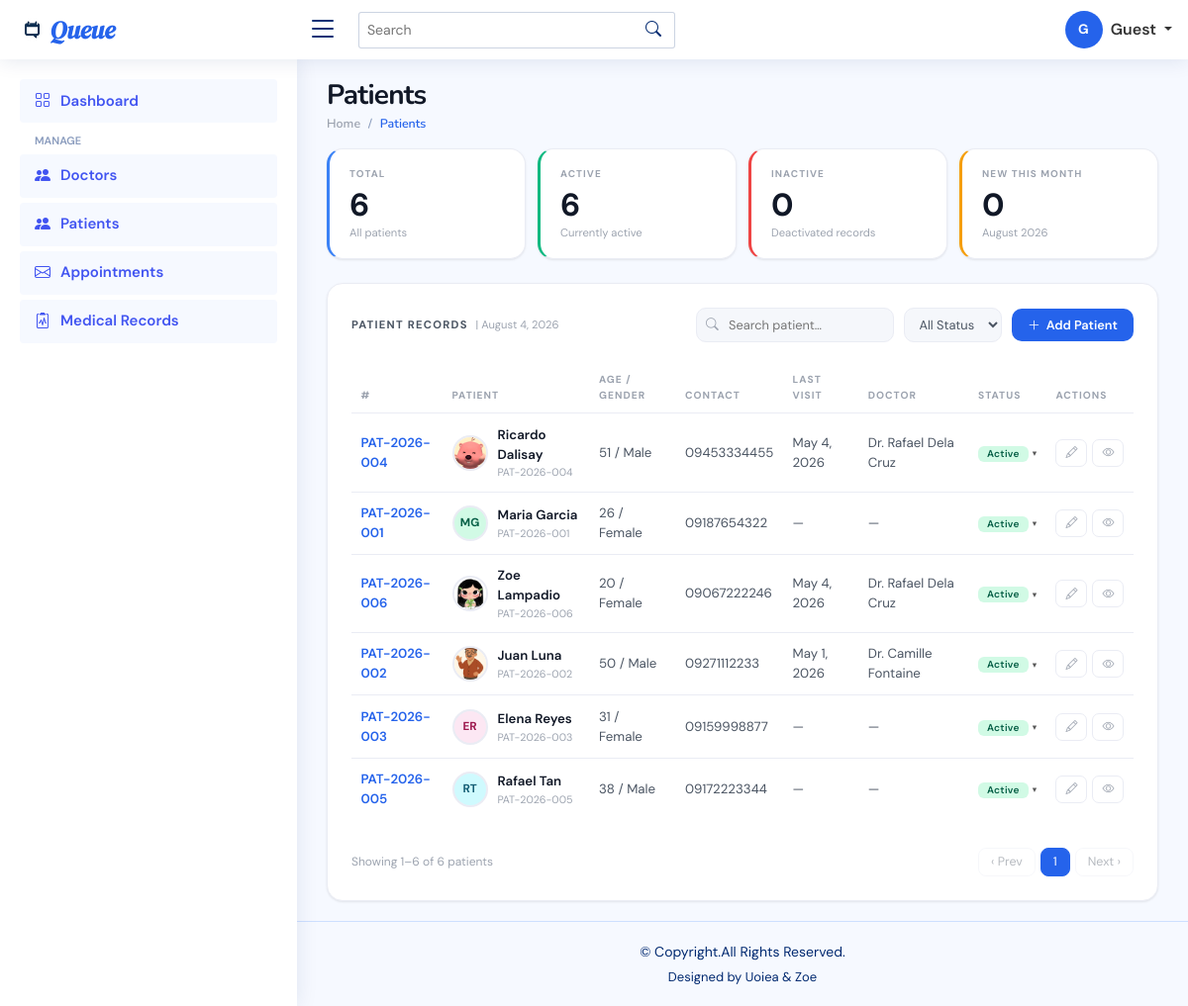
/public/admin/patients, run on the app's committed database.
### tables this page shows
CREATE TABLE `patients` (
  `id` int(11) NOT NULL,
  `patientCode` varchar(20) NOT NULL,
  `firstName` varchar(100) NOT NULL,
  `middleName` varchar(100) DEFAULT NULL,
  `lastName` varchar(100) NOT NULL,
  `gender` enum('Male','Female','Other') NOT NULL,
  `dateOfBirth` date DEFAULT NULL,
  `contactNumber` varchar(20) DEFAULT NULL,
  `emailAddress` varchar(150) DEFAULT NULL,
  `address` text DEFAULT NULL,
  `status` enum('Active','Inactive') NOT NULL DEFAULT 'Active',
  `photoUrl` varchar(255) DEFAULT NULL,
  `notes` text DEFAULT NULL,
  `createdAt` timestamp NOT NULL DEFAULT current_timestamp(),
  `updatedAt` timestamp NOT NULL DEFAULT current_timestamp() ON UPDATE current_timestamp()
);

### app/models/patientModel.php (called while the page is built, shortened)
<?php
class patientModel
{
    private $conn;
    public function __construct($conn)
    {
        $this->conn = $conn;
    }
    public function getActiveCount()
    {
        return $this->conn->query(
            "SELECT COUNT(*) FROM patients WHERE status = 'Active'"
        )->fetch_row()[0];
    }
    public function getInactiveCount()
    {
        return $this->conn->query(
            "SELECT COUNT(*) FROM patients WHERE status = 'Inactive'"
        )->fetch_row()[0];
    }
    public function getNewThisMonth()
    {
        return $this->conn->query(
            "SELECT COUNT(*) FROM patients WHERE MONTH(createdAt)=MONTH(CURDATE()) AND YEAR(createdAt)=YEAR(CURDATE())"
        )->fetch_row()[0];
    }
    public function getTotalCount()
    {
        return $this->conn->query(
            "SELECT COUNT(*) FROM patients"
        )->fetch_row()[0];
    }
    public function getAllPatients()
    {
        $sql = "
            SELECT
                p.id, p.patientCode, p.firstName, p.middleName, p.lastName,
                p.gender, p.dateOfBirth, p.contactNumber, p.emailAddress, p.address,
                p.status,
                COALESCE(p.photoUrl, u.profilePic) AS photoUrl,
                TIMESTAMPDIFF(YEAR, p.dateOfBirth, CURDATE()) AS age,
                GREATEST(
                    COALESCE(MAX(a.appointmentDate), '1000-01-01'),
                    COALESCE(MAX(f.followUpDate),    '1000-01-01')
                ) AS lastVisit,
                (
                    SELECT CONCAT(d2.firstName, '|||', d2.lastName)
                    FROM appointments a3
                    JOIN doctors d2 ON d2.id = a3.doctorId
                    WHERE a3.patientId = p.id AND a3.status = 'Completed'
                    ORDER BY a3.appointmentDate DESC LIMIT 1
                ) AS docName
            FROM patients p
            LEFT JOIN users u ON u.emailAddress = p.emailAddress
    AND u.firstName = p.firstName
    AND u.lastName = p.lastName
            LEFT JOIN appointments a
                ON a.patientId = p.id AND a.status = 'Completed'
            LEFT JOIN followups f
                ON f.patientId = p.id AND f.status = 'Completed'
            GROUP BY p.id
            ORDER BY p.lastName, p.firstName
        ";
        return $this->conn->query($sql)->fetch_all(MYSQLI_ASSOC);
    }
}

### public/admin/patients.php (the view, shortened to what this page needs)
<?php
require_once('../../app/config/config.php');
require_once('../../app/models/PatientModel.php');
$patientModel  = new PatientModel($conn);
$activeCount    = $patientModel->getActiveCount();
$inactiveCount  = $patientModel->getInactiveCount();
$newThisMonth   = $patientModel->getNewThisMonth();
$totalCount     = $patientModel->getTotalCount();
$patients       = $patientModel->getAllPatients();
$avatarBgs    = ['#dbeafe', '#d1fae5', '#fef3c7', '#ede9fe', '#fce7f3', '#cffafe'];
$avatarColors = ['#1d4ed8', '#065f46', '#92400e', '#5b21b6', '#9d174d', '#155e75'];
include('./includes/header.php');
include('./includes/topbar.php');
include('./includes/sidebar.php');
?>
<div class="pagetitle">
    <h1>Patients</h1>
    <nav>
        <ol class="breadcrumb">
            <li class="breadcrumb-item"><a href="index">Home</a></li>
            <li class="breadcrumb-item active">Patients</li>
        </ol>
    </nav>
</div>
<section class="section page-patients">
    <div class="stat-strip">
        <div class="stat-card">
            <div class="sc-label">Total</div>
            <div class="sc-num" id="stat-total"><?= $totalCount ?></div>
            <div class="sc-sub">All patients</div>
        </div>
        <div class="stat-card">
            <div class="sc-label">Active</div>
            <div class="sc-num" id="stat-active"><?= $activeCount ?></div>
            <div class="sc-sub">Currently active</div>
        </div>
        <div class="stat-card">
            <div class="sc-label">Inactive</div>
            <div class="sc-num" id="stat-inactive"><?= $inactiveCount ?></div>
            <div class="sc-sub">Deactivated records</div>
        </div>
        <div class="stat-card">
            <div class="sc-label">New This Month</div>
            <div class="sc-num" id="stat-new"><?= $newThisMonth ?></div>
            <div class="sc-sub"><?= date('F Y') ?></div>
        </div>
    </div>
    <div class="main-card">
        <div class="table-toolbar">
            <h5>Patient Records <span>| <?= date('F j, Y') ?></span></h5>
            <div class="search-box">
                <input type="text" id="patSearch" placeholder="Search patient…" oninput="applyFilters()">
            </div>
            <select class="filter-select" id="statusFilter" onchange="applyFilters()">
                <option value="">All Status</option>
            </select>
            <a href="addPatient" class="btn-primary-sm"><i class="bi bi-plus-lg"></i> Add Patient</a>
        </div>
        <div style="overflow-x:auto;">
            <table class="table">
                <thead>
                    <tr>
                        <th>#</th>
                        <th>Patient</th>
                        <th>Age / Gender</th>
                        <th>Contact</th>
                        <th>Last Visit</th>
                        <th>Doctor</th>
                        <th>Status</th>
                        <th>Actions</th>
                    </tr>
                </thead>
                <tbody id="patTbody">
                    <?php foreach ($patients as $i => $p):
                        $bg        = $avatarBgs[$i % count($avatarBgs)];
                        $col       = $avatarColors[$i % count($avatarColors)];
                        $initials  = strtoupper(substr($p['firstName'], 0, 1) . substr($p['lastName'], 0, 1));
                        $fullName  = $p['firstName'] . ' ' . $p['lastName'];
                        $age       = $p['age'] ?? '—';
                        $lastVisit = (!empty($p['lastVisit']) && $p['lastVisit'] !== '1000-01-01')
                            ? date('M j, Y', strtotime($p['lastVisit']))
                            : '—';
                        if (!empty($p['docName'])) {
                            [$docFirst, $docLast] = explode('|||', $p['docName']);
                            $doctor = 'Dr. ' . $docFirst . ' ' . $docLast;
                        } else {
                            $doctor = '—';
                        }
                        $statusCls = match ($p['status']) {
                            'Active'     => 'badge-active',
                            default      => 'badge-inactive'
                        };
                    ?>
                        <tr
                            data-name="<?= htmlspecialchars(strtolower($fullName)) ?>"
                            data-status="<?= htmlspecialchars($p['status']) ?>"
                            data-id="<?= $p['id'] ?>"
                            data-code="<?= htmlspecialchars($p['patientCode']) ?>"
                            data-fullname="<?= htmlspecialchars($fullName) ?>"
                            data-age="<?= $age ?>"
                            data-gender="<?= htmlspecialchars($p['gender']) ?>"
                            data-contact="<?= htmlspecialchars($p['contactNumber'] ?? '—') ?>"
                            data-email="<?= htmlspecialchars($p['emailAddress'] ?? '—') ?>"
                            data-address="<?= htmlspecialchars($p['address'] ?? '—') ?>"
                            data-lastvisit="<?= $lastVisit ?>"
                            data-doctor="<?= htmlspecialchars($doctor) ?>"
                            data-avatar="<?= $initials ?>"
                            data-avatar-bg="<?= $bg ?>"
                            data-avatar-color="<?= $col ?>"
                            data-photo="<?= htmlspecialchars($p['photoUrl'] ?? '') ?>">
                            <td>
                                <span style="color:#2563eb;font-weight:600;font-size:.83rem;cursor:pointer;"
                                    onclick="viewPatient(this.closest('tr'))">
                                    <?= htmlspecialchars($p['patientCode']) ?>
                                </span>
                            </td>
                            <td>
                                <div class="pat-cell">
                                    <?php if (!empty($p['photoUrl'])): ?>
                                        <img class="pat-avatar" src="<?= htmlspecialchars($p['photoUrl']) ?>" alt="<?= htmlspecialchars($initials) ?>" style="object-fit:cover;">
                                    <?php else: ?>
                                        <div class="pat-avatar" style="background:<?= $bg ?>;color:<?= $col ?>"><?= $initials ?></div>
                                    <?php endif; ?>
                                    <div>
                                        <div class="pat-name"><?= htmlspecialchars($fullName) ?></div>
                                        <div class="pat-id"><?= htmlspecialchars($p['patientCode']) ?></div>
                                    </div>
                                </div>
                            </td>
                            <td><?= $age ?> / <?= htmlspecialchars($p['gender']) ?></td>
                            <td><?= htmlspecialchars($p['contactNumber'] ?? '—') ?></td>
                            <td><?= $lastVisit ?></td>
                            <td><?= htmlspecialchars($doctor) ?></td>
                            <td class="status-cell">
                                <button class="badge-btn" onclick="toggleDropdown(this)">
                                    <span class="badge <?= $statusCls ?>"><?= htmlspecialchars($p['status']) ?></span>
                                    <span class="badge-caret">▾</span>
                                </button>
                            </td>
                            <td>
                                <div class="action-btns">
                                    <button class="btn-act" title="Edit" onclick="window.location.href='editPatient?id=<?= $p['id'] ?>'"><i class="bi bi-pencil"></i></button>
                                    <button class="btn-act view" title="View" onclick="viewPatient(this.closest('tr'))"><i class="bi bi-eye"></i></button>
                                </div>
                            </td>
                        </tr>
                    <?php endforeach; ?>
                </tbody>
            </table>
        </div>
        <div class="pagination-bar">
            <span class="pagination-info" id="paginationInfo"></span>
            <div class="pagination-btns" id="paginationBtns"></div>
        </div>
    </div>
</section>
<?php include('./includes/footer.php'); ?>

### public/assets/css/style.css (style rules this page uses)
:root { scroll-behavior: smooth; }
body { font-family: "Open Sans", sans-serif; background: #f6f9ff; color: #444444; }
a { color: #4154f1; text-decoration: none; }
h1, h2, h3, h4, h5, h6 { font-family: "Nunito", sans-serif; }
.pagetitle { margin-bottom: 10px; }
.pagetitle h1 { font-size: 24px; margin-bottom: 0; font-weight: 600; color: #012970; }
.breadcrumb { font-size: 14px; font-family: "Nunito", sans-serif; color: #899bbd; font-weight: 600; }
.breadcrumb a { color: #899bbd; transition: 0.3s; }
.breadcrumb .breadcrumb-item::before { color: #899bbd; }
.breadcrumb .active { color: #51678f; font-weight: 600; }

### public/admin/includes/header.php (style rules this page uses)
body { font-family: 'DM Sans', sans-serif !important; }

### data on the page
patients: patientCode "PAT-2026-004", shows a picture, fullName "Ricardo Dalisay", age "51", gender "Male", contactNumber "09453334455", lastVisit "May 4, 2026", doctor "Dr. Rafael Dela Cruz", status "Active"
patients: patientCode "PAT-2026-001", initials "MG", fullName "Maria Garcia", age "26", gender "Female", contactNumber "09187654322", lastVisit "—", doctor "—", status "Active"
patients: patientCode "PAT-2026-006", shows a picture, fullName "Zoe Lampadio", age "20", gender "Female", contactNumber "09067222246", lastVisit "May 4, 2026", doctor "Dr. Rafael Dela Cruz", status "Active"
patients: patientCode "PAT-2026-002", shows a picture, fullName "Juan Luna", age "50", gender "Male", contactNumber "09271112233", lastVisit "May 1, 2026", doctor "Dr. Camille Fontaine", status "Active"
patients: patientCode "PAT-2026-003", initials "ER", fullName "Elena Reyes", age "31", gender "Female", contactNumber "09159998877", lastVisit "—", doctor "—", status "Active"
patients: patientCode "PAT-2026-005", initials "RT", fullName "Rafael Tan", age "38", gender "Male", contactNumber "09172223344", lastVisit "—", doctor "—", status "Active"

### other printed values
$initials "G"
$shortName "Guest"
$totalCount "6"
$activeCount "6"
$inactiveCount "0"
$newThisMonth "0"
